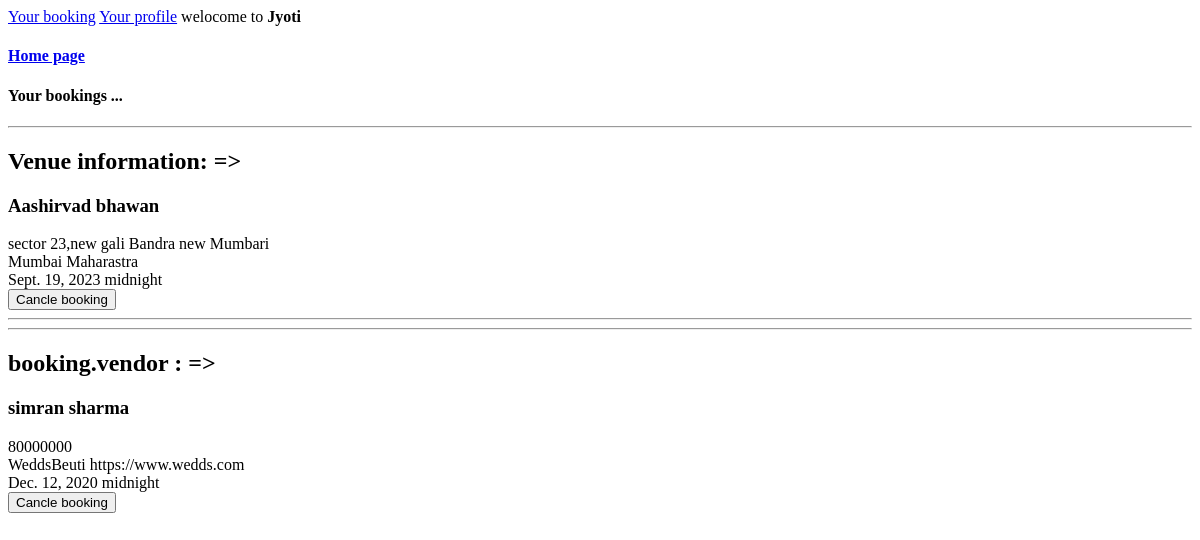
Page /booked/ (signed in) on the earlier database version.
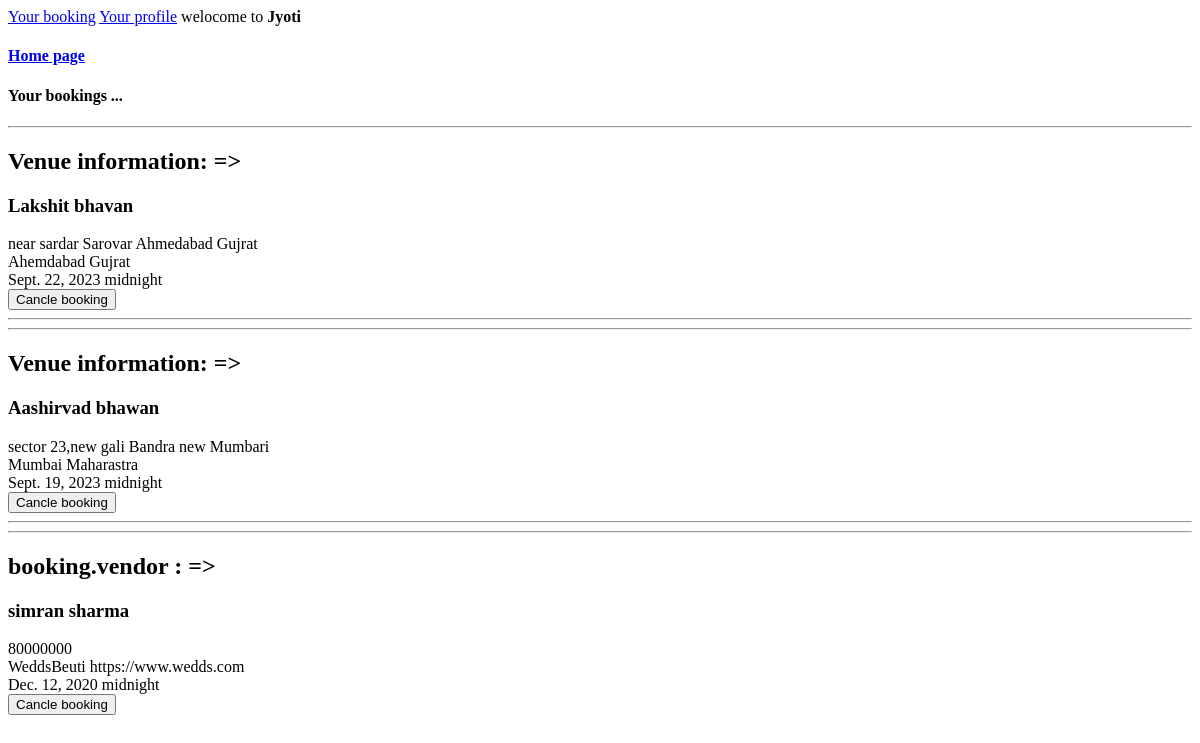
Same page on the later database version.
### customer/models.py (models this page shows)
class Booking(models.Model):
    user = models.ForeignKey(User,on_delete=models.CASCADE,related_name='booking_user',null=False)
    venue = models.ForeignKey(Venue, on_delete=models.CASCADE,null=True)
    vendor = models.ForeignKey(User, on_delete=models.CASCADE,null=True)
    date = models.DateField(null=True)
    time = models.TimeField(null=True)

### EventPlanner/models.py (models this page shows, shortened)
class Venue(models.Model):
    name = models.CharField(max_length=100,null=False,blank=False)
    min_price = models.DecimalField(max_digits=10, decimal_places=2,null=True,blank=True)
    max_capacity = models.IntegerField(null=False,blank=False)
    location = models.TextField(null=False,blank=False)
    city = models.CharField(max_length=20,null=False,blank=False)
    state = models.CharField(choices=venue_choices,max_length=50,null=False,blank=False)
    vendors = models.ManyToManyField(User,null=True,blank=True)
    category = models.ManyToManyField(Category)
    service_offered = models.TextField(null=True,blank=True)

class UserProfile(models.Model):
    user = models.OneToOneField(User,on_delete=models.CASCADE)
    user_type = models.CharField(choices=user_type_choices,max_length=50)
    contact_info = models.CharField(max_length=200,blank=True,null=True,verbose_name='Contact information')
    company_name = models.CharField(max_length=50,blank=True,null=True)
    website = models.URLField(max_length=200,blank=True,null=True)
    bio = models.TextField(blank=True,null=True)
    city = models.CharField(max_length=20,null=False,blank=False)
    state = models.CharField(max_length=20,null=False,blank=False)
    location = models.TextField(blank=True,null=True)
    service_offered = models.TextField(blank=True,null=True)

### customer/views.py (the view)
# urls.py: path('booked/',views.booked),
@login_required(login_url='/login-C/')
def booked(request):
    bookings = Booking.objects.all()
    context = {'bookings':bookings}
    return render(request,'customer/booked.html',context)

### customer/templates/customer/booked.html (shortened to what this page needs)
{% extends 'home.html' %}
{% block content %}
<h4>Your bookings ...</h4>
{% for booking in bookings reversed %}
{% if booking.user == request.user %}
<hr>
{% if booking.venue and booking.vendor %}
<h1>Full package block </h1>
<h2>booking.venue : => </h2>
<h3>{{booking.venue.name}}</h3>
<div>{{booking.venue.location}}</div>
<div>{{booking.venue.city}} {{booking.venue.state}}</div>
<h2>Vendor information : => </h2>
<h3>{{booking.vendor.first_name}} {{booking.vendor.last_name}}</h3>
<div>{{booking.vendor.userprofile.contact_info}}</div>
<div>{{booking.vendor.userprofile.company_name}} {{booking.vendor.userprofile.website}}</div>
<div>{{booking.date}} {{booking.time}}</div>
<form action="/delete-book/" method="POST">
    {% csrf_token %}
    <input type="hidden" value="{{booking.id}}" name="booking_id">
     <input type="submit" value="Cancle booking">
</form>
<hr>
{% elif booking.venue %}
<h2>Venue information: => </h2>
<h3>{{booking.venue.name}}</h3>
<div>{{booking.venue.location}}</div>
<div>{{booking.venue.city}} {{booking.venue.state}}</div>
<div>{{booking.date}} {{booking.time}}</div>
<form action="/delete-book/" method="POST">
    <input type="submit" value="Cancle booking">
</form>
<hr>
{% else %}
<h2>booking.vendor : => </h2>
<h3>{{booking.vendor.first_name}} {{booking.vendor.last_name}}</h3>
<div>{{booking.vendor.userprofile.contact_info}}</div>
<div>{{booking.vendor.userprofile.company_name}} {{booking.vendor.userprofile.website}}</div>
<div>{{booking.date}} {{booking.time}}</div>
<form action="/delete-book/" method="POST">
    <input type="submit" value="Cancle booking">
</form>
{% endif %}
{% endif %}
{% endfor %}
{% endblock %}

Differences in the rows shown:
added Booking: venue.name "Lakshit bhavan", venue.location "near sardar Sarovar Ahmedabad Gujrat", venue.city "Ahemdabad", venue.state "Gujrat", date "Sept. 22, 2023", time "midnight"
